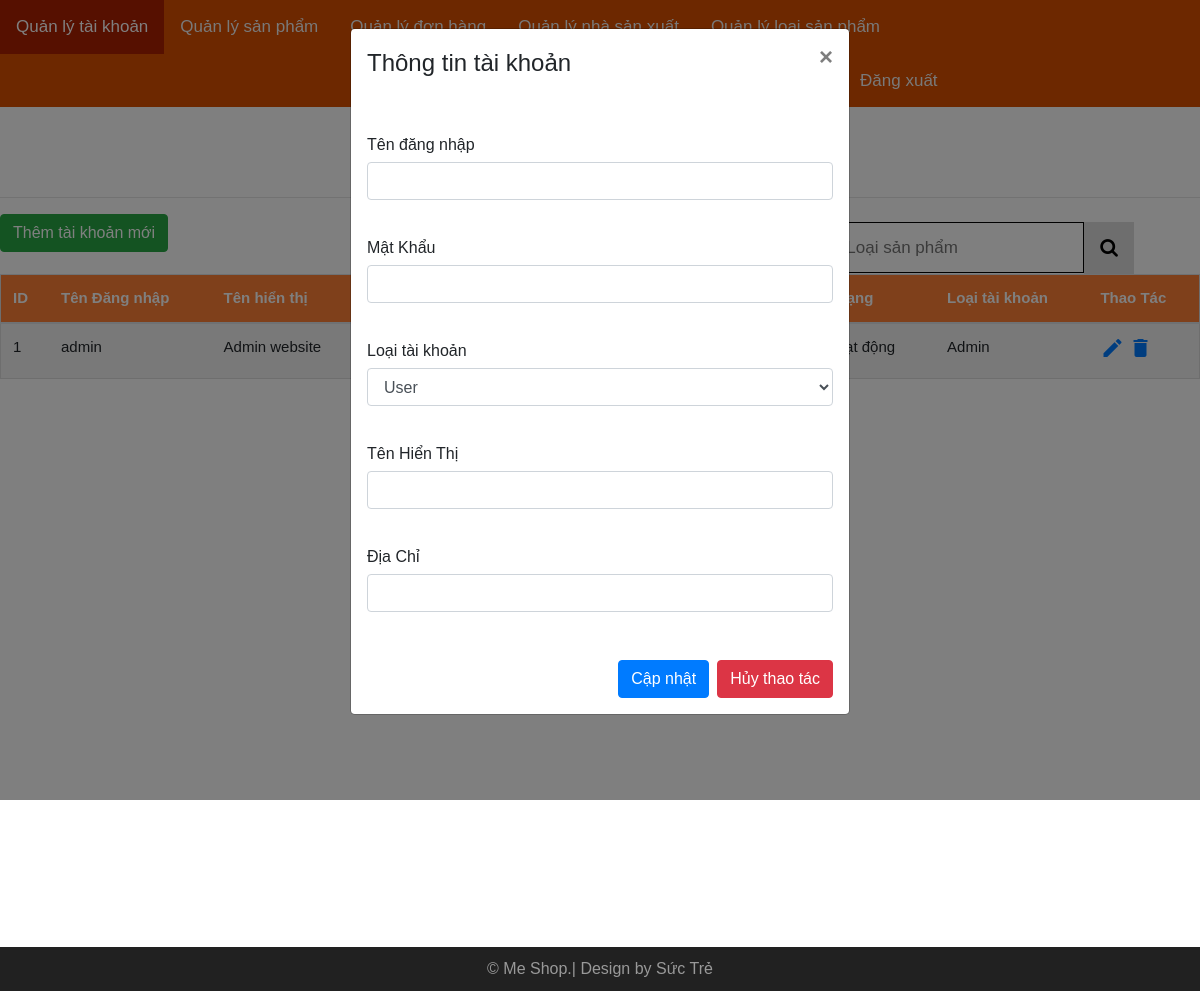
The page /admin/index.php?c=1&a=2 (signed in) on the database its author committed.
### tables this page shows
CREATE TABLE IF NOT EXISTS `TaiKhoan` (
  `MaTaiKhoan` int(11) NOT NULL AUTO_INCREMENT,
  `TenDangNhap` varchar(20) DEFAULT NULL,
  `MatKhau` varchar(20) DEFAULT NULL,
  `TenHienThi` varchar(64) DEFAULT NULL,
  `DiaChi` varchar(256) DEFAULT NULL,
  `DienThoai` varchar(11) DEFAULT NULL,
  `NgaySinh` date DEFAULT NULL,
  `Email` varchar(30) DEFAULT NULL,
  `BiXoa` tinyint(1) DEFAULT '0',
  `MaLoaiTaiKhoan` int(11) NOT NULL,
  PRIMARY KEY (`MaTaiKhoan`),
  KEY `fk_TaiKhoan_LoaiTaiKhoan_idx` (`MaLoaiTaiKhoan`)
);

CREATE TABLE IF NOT EXISTS `LoaiTaiKhoan` (
  `MaLoaiTaiKhoan` int(11) NOT NULL AUTO_INCREMENT,
  `TenLoaiTaiKhoan` varchar(45) DEFAULT NULL,
  PRIMARY KEY (`MaLoaiTaiKhoan`)
);

### lib/DataProvider.php (called while the page is built, shortened)
<?php
    class DataProvider
    {
        public static function ExecuteQuery($sql)
        {
            $connection = mysqli_connect('localhost', 'shop', 'Shop#2022', 'MeShop') or die("couldn't connect to localhost");
            mysqli_query($connection, "set names 'utf8'");
            $result = mysqli_query($connection, $sql);
            return $result;
        }
    }
?>

### admin/pages/qlTaiKhoan/pDanhSach.php (the view, shortened to what this page needs)
<a href="index.php?c=1&a=2" role="button" class="btn btn-success">
    Thêm tài khoản mới
</a>
<div class="search-container">
    <form action="index.php" method="GET">
        <input type="text" placeholder="Loại sản phẩm" name="txtSearch">
        <button type="submit"><i class="fa fa-search"></i></button>
    </form>
</div>
<table class="table table-striped table-hover" id="myTable">
    <thead>
        <tr class="bg-danger" style="color: white;">
            <th scope="col">ID</th>
            <th scope="col">Tên Đăng nhập</th>
            <th scope="col">Tên hiển thị</th>
            <th scope="col">Địa chỉ</th>
            <th scope="col">Điện thoại</th>
            <th scope="col">Email</th>
            <th scope="col">Tình Trạng</th>
            <th scope="col">Loại tài khoản</th>
            <th scope="col">Thao Tác</th>
        </tr>
    </thead>
    <tbody>
        <?php
        if(isset($_GET["txtSearch"]))
        {
            $ten = $_GET["txtSearch"];
            $sql = "SELECT t.MaTaiKhoan, t.TenDangNhap, t.TenHienThi, t.DiaChi, t.DienThoai, t.Email, t.BiXoa, l.TenLoaiTaiKhoan
                    FROM TaiKhoan t, LoaiTaiKhoan l WHERE t.MaLoaiTaiKhoan = l.MaLoaiTaiKhoan AND (t.TenDangNhap LIKE '%$ten%' OR t.TenHienThi like '%$ten%')";
        }
        else{
            $sql = "SELECT t.MaTaiKhoan, t.TenDangNhap, t.TenHienThi, t.DiaChi, t.DienThoai, t.Email, t.BiXoa, l.TenLoaiTaiKhoan
                    FROM TaiKhoan t, LoaiTaiKhoan l WHERE t.MaLoaiTaiKhoan = l.MaLoaiTaiKhoan";
        }
        $result = DataProvider::ExecuteQuery($sql);
        while ($row = mysqli_fetch_array($result)) {
        ?>
            <tr>
                <td><?php echo $row["MaTaiKhoan"]; ?></td>
                <td><?php echo $row["TenDangNhap"]; ?></td>
                <td><?php echo $row["TenHienThi"]; ?></td>
                <td><?php echo $row["DiaChi"]; ?></td>
                <td><?php echo $row["DienThoai"]; ?></td>
                <td><?php echo $row["Email"]; ?></td>
                <td>
                    <?php
                    if ($row["BiXoa"] == 1)
                        echo "Khóa";
                    else
                        echo "Còn hoạt động";
                    ?>
                </td>
                <td><?php echo $row["TenLoaiTaiKhoan"]; ?></td>
                <td class="action">
                    <a href="index.php?c=1&a=3&id=<?php echo $row["MaTaiKhoan"]; ?>"><i class="material-icons update">&#xE254;</i></a>
                    <a href="pages/qlTaiKhoan/xlXoa.php?id=<?php echo $row["MaTaiKhoan"]; ?>"><i class="material-icons remove">&#xE872;</i></a>
                </td>
            </tr>
        <?php
        }
        ?>
    </tbody>
</table>

### admin/css/styles.css (style rules this page uses)
* { box-sizing: border-box; }
body, html { height: 100%; margin: 0; font-family: Arial; }
table { border-collapse: collapse; border-spacing: 0; width: 100%; border: 1px solid #ddd; margin-top: 20px; margin-bottom: 20px; }
th { background-color: #fe8036; color: white; }
th, td { font-size: 15px; }
.action a { display: inline-block; cursor: pointer; }
.search-container { float: right; margin-right: 50px; }
.search-container input[type="text"] { padding: 12px 16px; margin-top: 8px; font-size: 17px; border: 1px solid black; }
.search-container button { float: right; padding: 12px 16px; margin-top: 8px; margin-right: 16px; background: #ddd; font-size: 19px; border: none; cursor: pointer; }

### rows shown on the page
taikhoan: MaTaiKhoan "1", TenDangNhap "admin", TenHienThi "Admin website", BiXoa "Còn hoạt động", MaLoaiTaiKhoan.TenLoaiTaiKhoan "Admin"

### other values the page prints
form field cmbLoaiTK "User"
